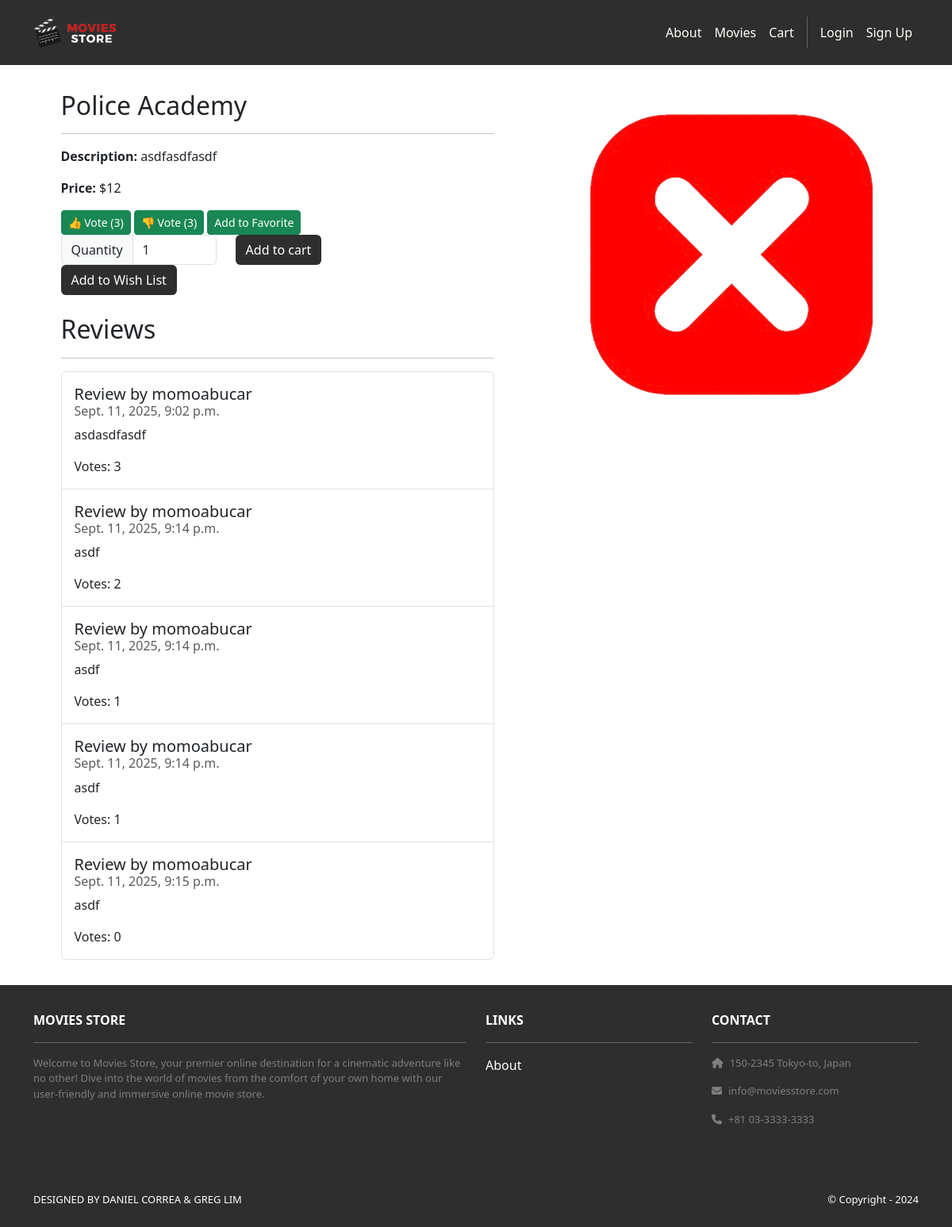
The app's page /movies/2/ with its own data.
### movies/models.py (models this page shows, shortened)
class Movie(models.Model):
    id = models.AutoField(primary_key=True)
    name = models.CharField(max_length=255)
    price = models.IntegerField()
    description = models.TextField()
    image = models.ImageField(upload_to='movie_images/')
    votes = models.IntegerField(default=0)

class Review(models.Model):
    id = models.AutoField(primary_key=True)
    comment = models.CharField(max_length=255)
    date = models.DateTimeField(auto_now_add=True)
    movie = models.ForeignKey(Movie,
        on_delete=models.CASCADE)
    user = models.ForeignKey(User, on_delete=models.CASCADE)
    votes = models.IntegerField(default=0)

### movies/views.py (the view)
# urls.py: path('<int:id>/', views.show, name='movies.show'),
def show(request, id):
    movie = get_object_or_404(Movie, id=id)
    reviews = Review.objects.filter(movie=movie).order_by('-votes')[:5]
    exists = isWishListEmpty(request, movie)
    addToRecent(request, id)
    template_data = {
        'title': movie.name,
        'reviews': reviews,
        'movie': movie,
        'inCart': str(id) in request.session.get('cart', {}),
        'wishList': 'Remove' if exists else 'Add',
        'inFavorite': id in request.session.get('favorites', [])
    }
    return render(request, 'movies/show.html', {'template_data': template_data})

### movies/views.py (called while the page is built)
def addToRecent(request, id):
    recents = request.session.get('recently_viewed', [])
    if id in recents:
        recents.remove(id)
    recents.insert(0, id)
    recents = recents[:5]
    request.session['recently_viewed'] = recents

def isWishListEmpty(request, movie):
    if request.user.is_authenticated:
        return WishListItem.objects.filter(movie=movie, wishList=getWishList(request)).exists()
    return movie.id in request.session.get('wishList', [])

### movies/templates/movies/show.html (shortened to what this page needs)
{% extends 'base.html' %}
{% load static %}
{% block content %}
<div class="p-3">
  <div class="container">
    <div class="row mt-3">
      <div class="col-md-6 mx-auto mb-3">
        <h2>{{ template_data.movie.name }}</h2>
        <hr>
        <p><b>Description:</b> {{ template_data.movie.description }}</p>
        <p><b>Price:</b> ${{ template_data.movie.price }}</p>
        <form method="post" action="{% url 'movies.vote_movie' id=template_data.movie.id %}" style="display:inline;">
          <button type="submit" class="btn btn-success btn-sm">
            👍 Vote ({{ template_data.movie.votes }})
          </button>
        </form>
        <form method="post" action="{% url 'movies.vote_movie_down' id=template_data.movie.id %}" style="display:inline;">
          <button type="submit" class="btn btn-success btn-sm">
            👎 Vote ({{ template_data.movie.votes }})
          </button>
        </form>
        {% if template_data.inFavorite %}
        <form method="post" action="{% url 'movies.removeFavorite' id=template_data.movie.id %}" style="display:inline;">
          {% csrf_token %}
          <button type="submit" class="btn btn-sm btn-danger">
            Remove From Favorite
          </button>
        </form>
      {% else %}
        <form method="post" action="{% url 'movies.addFavorite' id=template_data.movie.id %}" style="display:inline;">
          <button type="submit" class="btn btn-success btn-sm">
            Add to Favorite
          </button>
        </form>
      {% endif %}
        <form method="post" action="{% url 'cart.add' id=template_data.movie.id %}">
          <div class="row">
            <div class="col-auto">
              <div class="input-group col-auto">
                <div class="input-group-text">Quantity</div>
                <input type="number" min="1" max="10"
                       class="form-control quantity-input"
                       name="quantity" value="1">
              </div>
            </div>
            <div class="col-auto">
              <button class="btn bg-dark text-white" type="submit">
                Add to cart
              </button>
            </div>
          </div>
        </form>
        {% if template_data.wishList == 'Remove' %}
          <form method="post" action="{% url 'movies.removeWishList' movie_id=template_data.movie.id %}">
            {% csrf_token %}
            <button class="btn btn-danger" type="submit">
              Remove from Wish List
            </button>
          </form>
        {% else %}
          <form method="post" action="{% url 'movies.addWishList' movie_id=template_data.movie.id %}">
            <button class="btn bg-dark text-white" type="submit">
              Add to Wish List
            </button>
          </form>
        {% endif %}
        <h2 class="mt-4">Reviews</h2>
        <hr>
        <ul class="list-group">
          {% for review in template_data.reviews %}
            <li class="list-group-item py-3">
              <h5 class="card-title">Review by {{ review.user.username }}</h5>
              <h6 class="card-subtitle mb-2 text-muted">{{ review.date }}</h6>
              <p class="card-text">{{ review.comment }}</p>
              <p class="card-text">Votes: {{ review.votes }}</p>
            </li>
          {% empty %}
            <li class="list-group-item py-3">No reviews yet.</li>
          {% endfor %}
        </ul>
      </div>
      <div class="col-md-6 mx-auto mb-3 text-center img-card-400">
        {% if template_data.movie.image %}
          <img src="{{ template_data.movie.image.url }}"
               alt="{{ template_data.movie.name }}"
               class="rounded img-fluid">
        {% endif %}
      </div>
    </div>
  </div>
</div>
{% endblock content %}

### moviestore/static/css/style.css (style rules this page uses)
.bg-dark { background-color: #2E2E2E !important; }
.img-card-400 { width: fit-content; max-height: 400px; }

### records on screen
Movie: movie.name "Police Academy", movie.description "asdfasdfasdf", movie.price "12", movie.votes "3", movie.image (picture)
Review: user.username "momoabucar", date "Sept. 11, 2025, 9:02 p.m.", comment "asdasdfasdf", votes "3"
Review: user.username "momoabucar", date "Sept. 11, 2025, 9:14 p.m.", comment "asdf", votes "2"
Review: user.username "momoabucar", date "Sept. 11, 2025, 9:14 p.m.", comment "asdf", votes "1"
Review: user.username "momoabucar", date "Sept. 11, 2025, 9:14 p.m.", comment "asdf", votes "1"
Review: user.username "momoabucar", date "Sept. 11, 2025, 9:15 p.m.", comment "asdf", votes "0"
